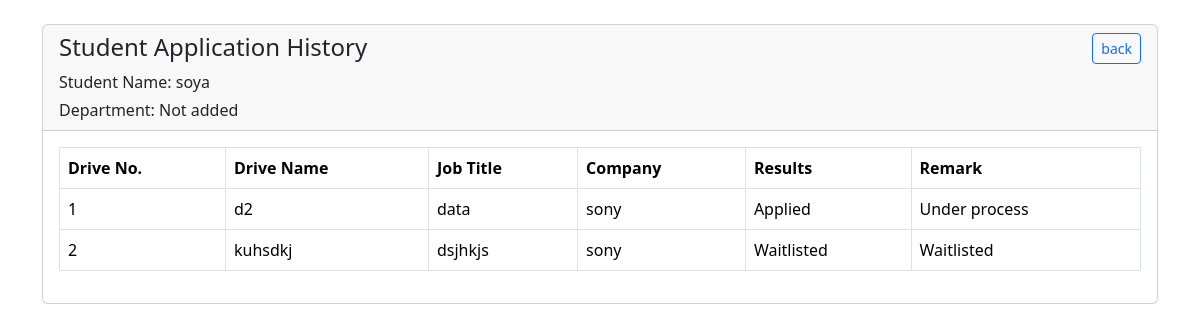
The app's page /students/history (signed in) with its own data.
### backend/models.py (models this page shows, shortened)
class Student(db.Model,UserMixin):
    __tablename__ = 'students'
    stud_id = db.Column(db.Integer, primary_key=True, autoincrement=True)
    name = db.Column(db.String, nullable=False)
    email = db.Column(db.String, unique=True, nullable=False)
    password = db.Column(db.String, nullable=False)
    skills = db.Column(db.Text)
    education = db.Column(db.Text)
    department=db.Column(db.String)
    resume = db.Column(db.String)
    status = db.Column(db.String, default="Active")
    applications = db.relationship('Application', backref='student', lazy=True)

class Application(db.Model):
    __tablename__ = 'applications'
    appln_id = db.Column(db.Integer, primary_key=True, autoincrement=True)
    student_id = db.Column(db.Integer, db.ForeignKey('students.stud_id'), nullable=False)
    drive_id = db.Column(db.Integer, db.ForeignKey('placement_drives.placemnt_id'), nullable=False)
    application_date = db.Column(db.DateTime, default=lambda:datetime.now(timezone.utc))
    status = db.Column(db.String , default="not_applied")
    __table_args__ = (
        db.UniqueConstraint('student_id', 'drive_id', name='unique_student_drive'),
    )

class PlacementDrive(db.Model):
    __tablename__ = 'placement_drives'
    placemnt_id = db.Column(db.Integer, primary_key=True, autoincrement=True)
    drive_name=db.Column(db.String, nullable=False,unique=True)
    company_id = db.Column(db.Integer, db.ForeignKey('companies.cmp_id'), nullable=False)
    job_title = db.Column(db.String, nullable=False)
    job_description = db.Column(db.Text, nullable=False)
    eligibility_criteria = db.Column(db.Text, nullable=False)
    application_deadline = db.Column(db.DateTime, nullable=False)
    status = db.Column(db.String, default="Pending")
    salary=db.Column(db.Integer,nullable="False")
    skills=db.Column(db.String, nullable=False)
    exp=db.Column(db.String, nullable=False)
    applications = db.relationship('Application', backref='drive', lazy=True)

class Company(db.Model,UserMixin):
    __tablename__ = 'companies'
    cmp_id = db.Column(db.Integer, primary_key=True , autoincrement=True)
    name = db.Column(db.String,unique=True, nullable=False)
    industry = db.Column(db.String)
    hr_contact = db.Column(db.String, nullable=False)
    website = db.Column(db.String)
    approval_status = db.Column(db.String, default="Pending")
    password= db.Column(db.String, nullable=False)
    drives = db.relationship('PlacementDrive', backref='company', lazy=True)
    email= db.Column(db.String, unique=True, nullable=False)

### backend/routes.py (the view)
@app.route("/students/history", methods=["GET"])
@login_required
def student_history():
    if not isinstance(current_user, Student):
        return "Unauthorized"
    applied_drives = (Application.query.filter_by(student_id=current_user.stud_id).order_by(Application.application_date.desc()).all())
    return render_template("students/history.html", current_stu=current_user, applied_drives=applied_drives)

### app.py (called while the page is built)
def create_app():
    app=Flask(__name__)
    app.config["SQLALCHEMY_DATABASE_URI"] = "sqlite:///Placement.db"
    db.init_app(app)
    app.config["SECRET_KEY"]="thisgoodday"
    login_manager=LoginManager(app)
    @login_manager.user_loader
    def load_user(email):
        return (db.session.query(Admin).filter_by(email=email).first() or \
        db.session.query(Student).filter_by(email=email).first() or \
        db.session.query(Company).filter_by(email=email).first())
    app.app_context().push()
    db.create_all()
    return app

### templates/students/history.html (shortened to what this page needs)
<!DOCTYPE html>
<html lang="en">
<head>
    <link href="https://cdn.jsdelivr.net/npm/bootstrap@5.3.8/dist/css/bootstrap.min.css" rel="stylesheet">
</head>
<body>
<div class="container mt-4">
    <div class="card">
        <div class="card-header d-flex justify-content-between align-items-start">
        <div>
            <h4>Student Application History</h4>
            <p class="mb-1">Student Name: {{ current_stu.name }}</p>
            <p class="mb-0">Department: Not added</p>
        </div>
        <div>
    <a href="{{ url_for('st_dash') }}" class="btn btn-sm btn-outline-primary">back</a>
    </div>
</div>
    <div class="card-body">
        <table class="table table-bordered">
            <thead>
            <tr>
            <th>Drive No.</th>
            <th>Drive Name</th>
            <th>Job Title</th>
            <th>Company</th>
            <th>Results</th>
            <th>Remark</th>
            </tr>
            </thead>
                <tbody>
                {% for appln in applied_drives %}
                <tr>
                <td>{{ loop.index }}</td>
                <td>{{ appln.drive.drive_name }}</td>
                <td>{{ appln.drive.job_title }}</td>
                <td>{{ appln.drive.company.name }}</td>
                <td>{{ appln.status }}</td>
                <td>
                {% if appln.status == "Selected" %}
                Accepted
                {% elif appln.status == "Rejected" %}
                Rejected
                {% elif appln.status == "Shortlisted" %}
                Short listed
                {% elif appln.status == "Waitlisted" %}
                Waitlisted
                {% else %}
                Under process
                {% endif %}
        </td>
    </tr>
                {% else %}
                <tr>
                    <td colspan="6">No application history available</td>
                </tr>
                {% endfor %}
            </tbody>
                </table>
    </div>
    </div>
    </div>
</body>
</html>

### records on screen
Student: name "soya"
Application: drive.drive_name "d2", drive.job_title "data", drive.company.name "sony", status "Applied", shows "Under process"
Application: drive.drive_name "kuhsdkj", drive.job_title "dsjhkjs", drive.company.name "sony", status "Waitlisted"
